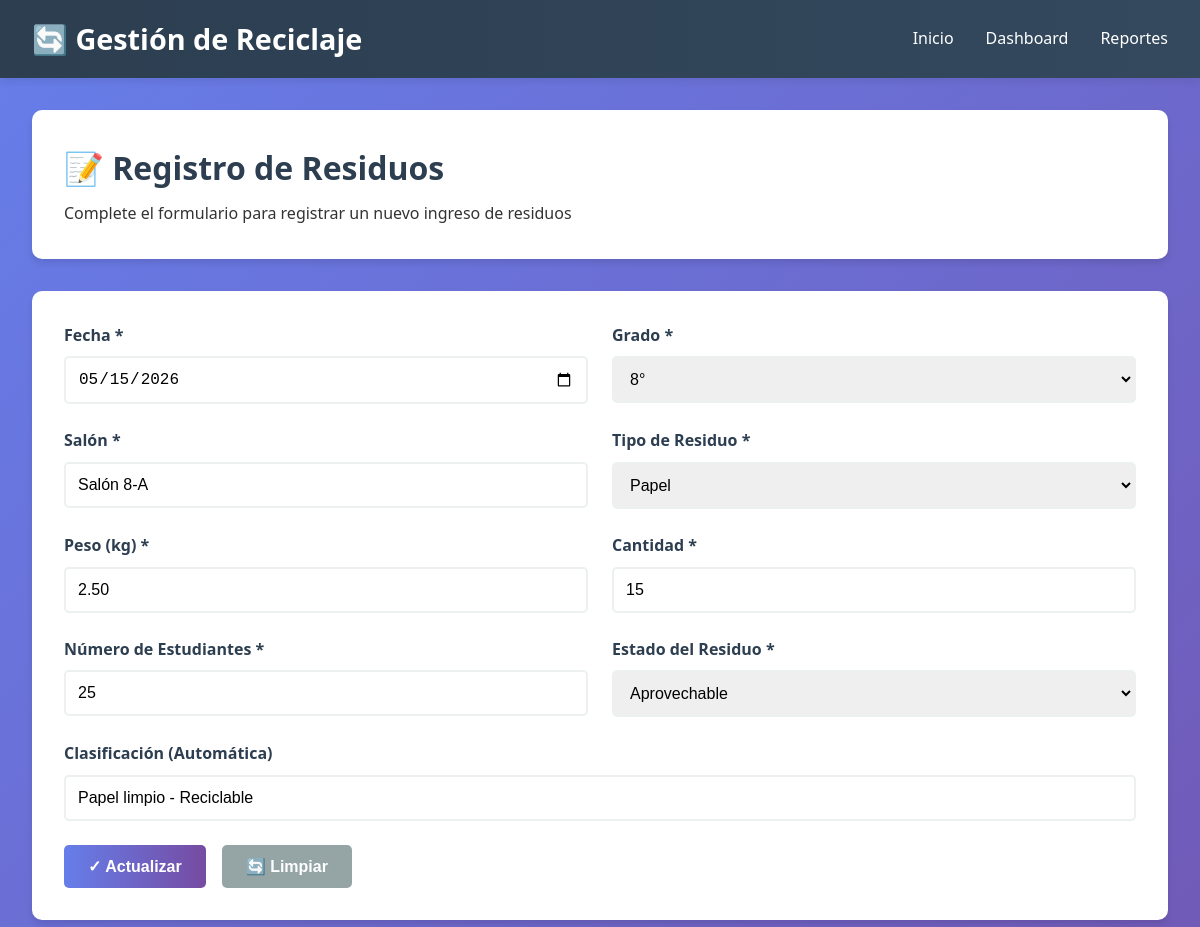
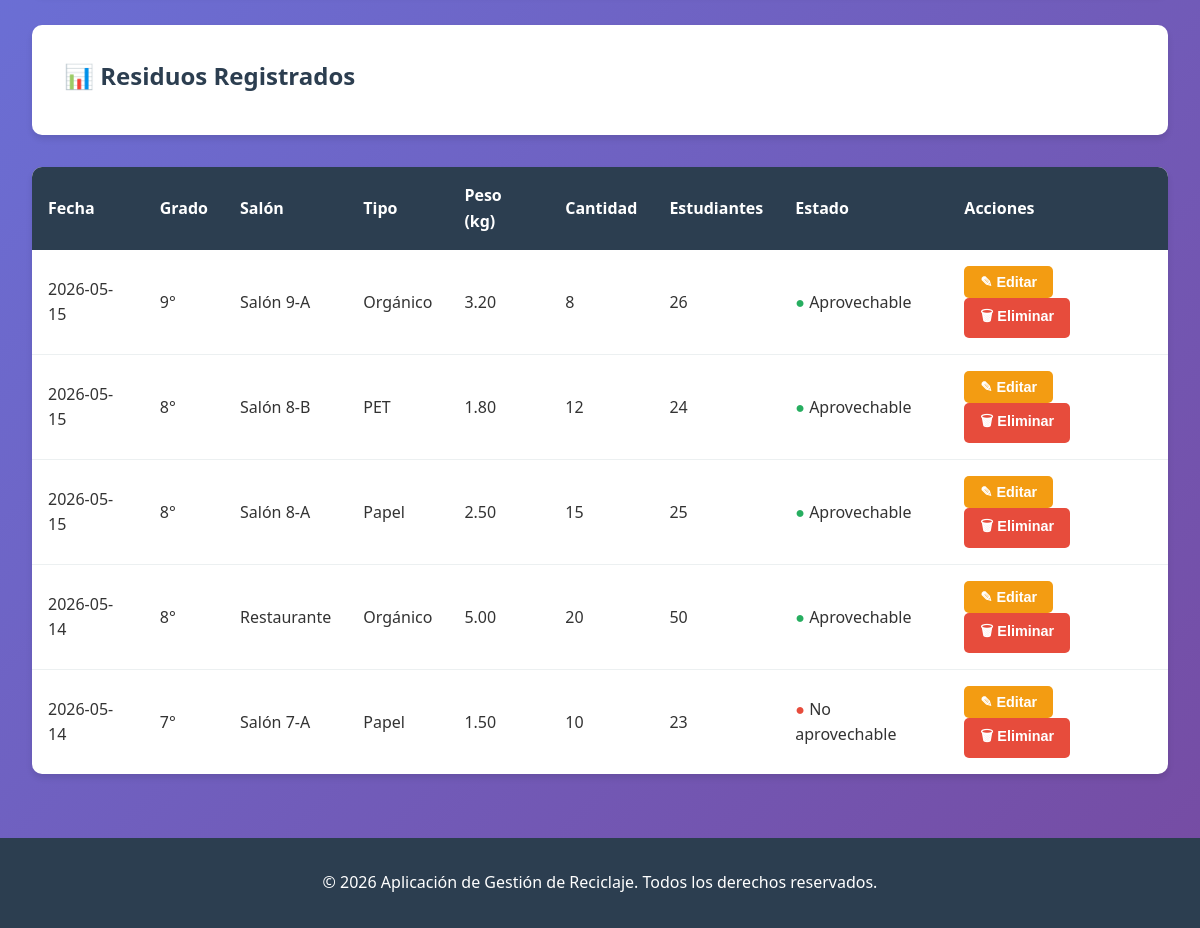
Page /index.php?id=1 on the committed database (2 pictures, top to bottom).
### tables this page shows
CREATE TABLE residuos (
    id INT PRIMARY KEY AUTO_INCREMENT,
    fecha DATE NOT NULL,
    grado VARCHAR(10) NOT NULL,
    salon VARCHAR(50) NOT NULL,
    tipo_residuo ENUM('Papel', 'PET', 'Orgánico') NOT NULL,
    peso_kg DECIMAL(10, 2) NOT NULL,
    cantidad INT NOT NULL,
    numero_estudiantes INT NOT NULL,
    estado_residuo ENUM('Aprovechable', 'No aprovechable') NOT NULL,
    clasificacion VARCHAR(100),
    created_at TIMESTAMP DEFAULT CURRENT_TIMESTAMP,
    updated_at TIMESTAMP DEFAULT CURRENT_TIMESTAMP ON UPDATE CURRENT_TIMESTAMP,
    INDEX idx_fecha (fecha),
    INDEX idx_grado (grado),
    INDEX idx_salon (salon),
    INDEX idx_tipo (tipo_residuo),
    INDEX idx_estado (estado_residuo)
);

### config/database.php (called while the page is built, shortened)
<?php
function sanitize($data, $conn) {
    return $conn->real_escape_string(htmlspecialchars(trim($data)));
}
function executeQuery($conn, $query) {
    $result = $conn->query($query);
    return $result;
}
?>

### index.php (the view, shortened to what this page needs)
<?php
include 'config/database.php';
include 'includes/header.php';
$form_id = isset($_GET['id']) ? sanitize($_GET['id'], $conn) : null;
$edit_mode = false;
$waste_data = null;
if ($form_id) {
    $result = executeQuery($conn, "SELECT * FROM residuos WHERE id = $form_id");
    if ($result->num_rows > 0) {
        $edit_mode = true;
        $waste_data = $result->fetch_assoc();
    }
}
?>
<div class="page-header">
    <h1>📝 Registro de Residuos</h1>
    <p>Complete el formulario para registrar un nuevo ingreso de residuos</p>
</div>
<div class="form-container">
    <form id="waste-form" method="POST">
        <div class="form-row">
            <div class="form-group">
                <label for="fecha">Fecha *</label>
                <input type="date" id="fecha" name="fecha" required value="<?php echo $waste_data['fecha'] ?? date('Y-m-d'); ?>">
            </div>
            <div class="form-group">
                <label for="grado">Grado *</label>
                <select id="grado" name="grado" required>
                    <option value="8°" <?php echo ($waste_data['grado'] ?? '') === '8°' ? 'selected' : ''; ?>>8°</option>
                </select>
            </div>
        </div>
        <div class="form-row">
            <div class="form-group">
                <label for="salon">Salón *</label>
                <input type="text" id="salon" name="salon" placeholder="Ej: Salón 8-A" required value="<?php echo $waste_data['salon'] ?? ''; ?>">
            </div>
            <div class="form-group">
                <label for="tipo_residuo">Tipo de Residuo *</label>
                <select id="tipo_residuo" name="tipo_residuo" required onchange="classifyWaste()">
                    <option value="Papel" <?php echo ($waste_data['tipo_residuo'] ?? '') === 'Papel' ? 'selected' : ''; ?>>Papel</option>
                </select>
            </div>
        </div>
        <div class="form-row">
            <div class="form-group">
                <label for="peso_kg">Peso (kg) *</label>
                <input type="number" id="peso_kg" name="peso_kg" step="0.01" min="0" required value="<?php echo $waste_data['peso_kg'] ?? ''; ?>">
            </div>
            <div class="form-group">
                <label for="cantidad">Cantidad *</label>
                <input type="number" id="cantidad" name="cantidad" min="0" required value="<?php echo $waste_data['cantidad'] ?? ''; ?>">
            </div>
        </div>
        <div class="form-row">
            <div class="form-group">
                <label for="numero_estudiantes">Número de Estudiantes *</label>
                <input type="number" id="numero_estudiantes" name="numero_estudiantes" min="0" required value="<?php echo $waste_data['numero_estudiantes'] ?? ''; ?>">
            </div>
            <div class="form-group">
                <label for="estado_residuo">Estado del Residuo *</label>
                <select id="estado_residuo" name="estado_residuo" required onchange="classifyWaste()">
                    <option value="Aprovechable" <?php echo ($waste_data['estado_residuo'] ?? '') === 'Aprovechable' ? 'selected' : ''; ?>>Aprovechable</option>
                </select>
            </div>
        </div>
        <div class="form-group">
            <label for="clasificacion">Clasificación (Automática)</label>
            <input type="text" id="clasificacion" name="clasificacion" readonly value="<?php echo $waste_data['clasificacion'] ?? ''; ?>">
        </div>
        <div class="btn-group">
            <button type="submit" class="btn btn-primary"><?php echo $edit_mode ? '✓ Actualizar' : '➕ Guardar'; ?></button>
            <button type="button" class="btn btn-secondary" onclick="clearForm('waste-form')">🔄 Limpiar</button>
        </div>
    </form>
</div>
<div class="page-header">
    <h2>📊 Residuos Registrados</h2>
</div>
<div class="table-container">
    <table>
        <thead>
            <tr>
                <th>Fecha</th>
                <th>Grado</th>
                <th>Salón</th>
                <th>Tipo</th>
                <th>Peso (kg)</th>
                <th>Cantidad</th>
                <th>Estudiantes</th>
                <th>Estado</th>
                <th>Acciones</th>
            </tr>
        </thead>
        <tbody>
            <?php
            $result = executeQuery($conn, "SELECT * FROM residuos ORDER BY fecha DESC LIMIT 20");
            if ($result->num_rows > 0) {
                while ($row = $result->fetch_assoc()) {
                    $estado_class = $row['estado_residuo'] === 'Aprovechable' ? 'green' : 'red';
                    echo "<tr>
                        <td>{$row['fecha']}</td>
                        <td>{$row['grado']}</td>
                        <td>{$row['salon']}</td>
                        <td>{$row['tipo_residuo']}</td>
                        <td>{$row['peso_kg']}</td>
                        <td>{$row['cantidad']}</td>
                        <td>{$row['numero_estudiantes']}</td>
                        <td><span style='color: " . ($estado_class === 'green' ? '#27ae60' : '#e74c3c') . "'>●</span> {$row['estado_residuo']}</td>
                        <td>
                            <button onclick='editWaste({$row['id']})' class='btn btn-warning' style='padding: 0.5rem 1rem; font-size: 0.9rem;'>✎ Editar</button>
                            <button onclick='deleteWaste({$row['id']})' class='btn btn-danger' style='padding: 0.5rem 1rem; font-size: 0.9rem;'>🗑 Eliminar</button>
                        </td>
                    </tr>";
                }
            } else {
                echo "<tr><td colspan='9' style='text-align: center; color: #95a5a6;'>No hay registros aún</td></tr>";
            }
            ?>
        </tbody>
    </table>
</div>
<?php include 'includes/footer.php'; ?>

### css/styles.css (style rules this page uses)
* { margin: 0; padding: 0; box-sizing: border-box; }
body { font-family: 'Segoe UI', Tahoma, Geneva, Verdana, sans-serif; background: linear-gradient(135deg, #667eea 0%, #764ba2 100%); color: #333; line-height: 1.6; min-height: 100vh; display: flex; flex-direction: column; }
.page-header { background: white; padding: 2rem; border-radius: 10px; margin-bottom: 2rem; box-shadow: 0 4px 6px rgba(0,0,0,0.1); }
.page-header h1 { color: #2c3e50; margin-bottom: 0.5rem; }
.page-header h2 { color: #2c3e50; margin-bottom: 0.5rem; }
.form-container { background: white; padding: 2rem; border-radius: 10px; box-shadow: 0 4px 6px rgba(0,0,0,0.1); margin-bottom: 2rem; }
.form-group { margin-bottom: 1.5rem; }
.form-group label { display: block; margin-bottom: 0.5rem; font-weight: 600; color: #2c3e50; }
.form-group input, .form-group select, .form-group textarea { width: 100%; padding: 0.75rem; border: 2px solid #ecf0f1; border-radius: 5px; font-size: 1rem; transition: border-color 0.3s ease; }
.form-row { display: grid; grid-template-columns: repeat(auto-fit, minmax(250px, 1fr)); gap: 1.5rem; }
.btn { padding: 0.75rem 1.5rem; border: none; border-radius: 5px; font-size: 1rem; cursor: pointer; transition: all 0.3s ease; font-weight: 600; display: inline-block; }
.btn-primary { background: linear-gradient(90deg, #667eea 0%, #764ba2 100%); color: white; }
.btn-secondary { background: #95a5a6; color: white; }
.btn-danger { background: #e74c3c; color: white; }
.btn-warning { background: #f39c12; color: white; }
.btn-group { display: flex; gap: 1rem; margin-top: 1.5rem; }
.table-container { background: white; border-radius: 10px; overflow: hidden; box-shadow: 0 4px 6px rgba(0,0,0,0.1); margin-bottom: 2rem; }
table { width: 100%; border-collapse: collapse; }
table thead { background: #2c3e50; color: white; }
table th { padding: 1rem; text-align: left; font-weight: 600; }
table td { padding: 1rem; border-bottom: 1px solid #ecf0f1; }
table tbody tr:last-child td { border-bottom: none; }

### rows in the picture
residuos: fecha "05/15/2026", grado "8°", salon "Salón 8-A", tipo_residuo "Papel", peso_kg "2.50", cantidad "15", numero_estudiantes "25", estado_residuo "Aprovechable", clasificacion "Papel limpio - Reciclable", fecha "2026-05-15"
residuos: fecha "2026-05-15", grado "9°", salon "Salón 9-A", tipo_residuo "Orgánico", peso_kg "3.20", cantidad "8", numero_estudiantes "26", estado_residuo "Aprovechable"
residuos: fecha "2026-05-15", grado "8°", salon "Salón 8-B", tipo_residuo "PET", peso_kg "1.80", cantidad "12", numero_estudiantes "24", estado_residuo "Aprovechable"
residuos: fecha "2026-05-14", grado "8°", salon "Restaurante", tipo_residuo "Orgánico", peso_kg "5.00", cantidad "20", numero_estudiantes "50", estado_residuo "Aprovechable"
residuos: fecha "2026-05-14", grado "7°", salon "Salón 7-A", tipo_residuo "Papel", peso_kg "1.50", cantidad "10", numero_estudiantes "23", estado_residuo "No aprovechable"
